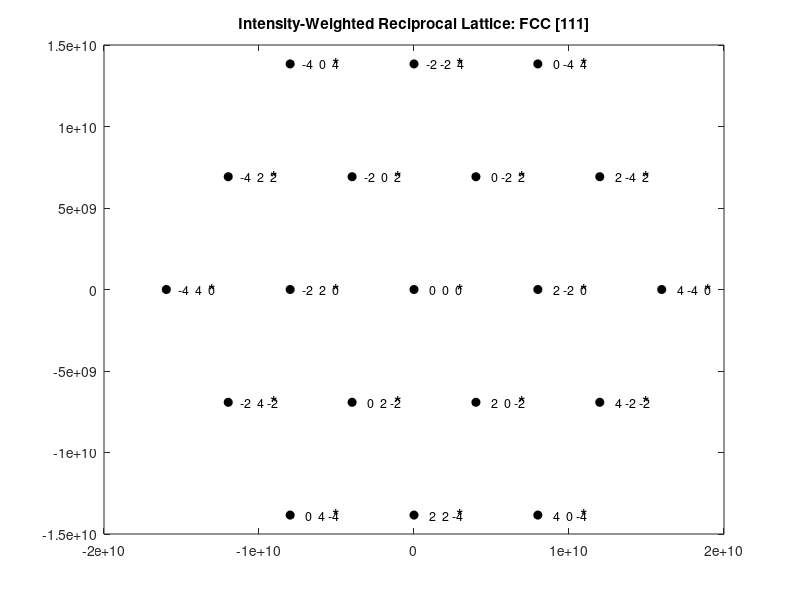

Write the MATLAB code that produced this figure. (Note: this script raises an error after producing the figure.)
%27-201 HW 4 Question 2

coords=[0,0,0];
XYcoords=[0,0];

for h=-4:4
    for k=-4:4
        for l=-4:4
            structFactF=1+mod(h+k,2)+mod(k+l,2)+mod(h+l,2);
            if structFactF==1 && h+k+l==0
                signH=1;
                if l<0
                    signH=-1;
                end
                spacing=1/(((h^2+k^2+l^2)/(3.54E-10)^2)^0.5);
                magni=1/spacing;
                vectorMag=sqrt(h^2+k^2+l^2);
                mag220=sqrt(8);
                angle=acos(1/vectorMag*1/mag220*(2*h-2*k));
                x=magni*cos(angle);
                y=signH*magni*sin(angle);
                coords=vertcat(coords,[h,k,l]);
                XYcoords=vertcat(XYcoords,[x,y]);
            end
        end
    end
end

labels=cellstr(num2str((coords)));
figure;
plot(XYcoords(:,1),XYcoords(:,2),'o','MarkerSize',6,'MarkerEdgeColor','black','MarkerFaceColor','black')
title('Intensity-Weighted Reciprocal Lattice: FCC [111]')
text(XYcoords(:,1)+0.08E10,XYcoords(:,2),labels,'FontSize',9)
text(XYcoords(:,1)+0.275E10,XYcoords(:,2),'*','FontSize',14)
%%
coords=[0,0,0,0];
XYcoords=[0,0];
structFacts=[0];

for h=-3:3
    for k=-3:3
        for l=-3:3
            intensityH=4*(cos(pi*((h+2*k)/3+l/2)))^2;
            if structFactH~=0 && l==0
                structFacts=vertcat(structFacts,[intensityH]);
                i=-(h+k);
                signX=1;
                if k<0
                    signX=-1;
                end
                spacing=1/((4/3*((h^2+k^2+h*k)/(2.5E-10)^2)+l^2/(4.07E-10)^2)^0.5);
                magni=1/spacing;
                vectorMag=sqrt(h^2+k^2+i^2);
                mag1010=sqrt(2);
                angle=acos(1/vectorMag*1/mag1010*(h-i));
                x=signX*magni*cos(angle-pi/2);
                y=magni*sin(angle-pi/2);
                coords=vertcat(coords,[h,k,i,l]);
                XYcoords=vertcat(XYcoords,[x,y]);
            end
        end
    end
end

XY4coords=[0,0];

for i=1:50
    if structFacts(i)==4
        XY4coords=vertcat(XY4coords,[XYcoords(i,:)]);
    end
end
labels=cellstr(num2str((coords)));
figure;
plot(XYcoords(:,1),XYcoords(:,2),'o','MarkerSize',3,'MarkerEdgeColor','black','MarkerFaceColor','black')
hold on;
plot(XY4coords(:,1),XY4coords(:,2),'o','MarkerSize',8,'MarkerEdgeColor','black','MarkerFaceColor','black')
title('Intensity-Weighted Reciprocal Lattice: HCP [0001]')
text(XYcoords(:,1)+0.08E10,XYcoords(:,2),labels,'FontSize',12)
text(XYcoords(:,1)+0.25E10,XYcoords(:,2),'*','FontSize',16)



